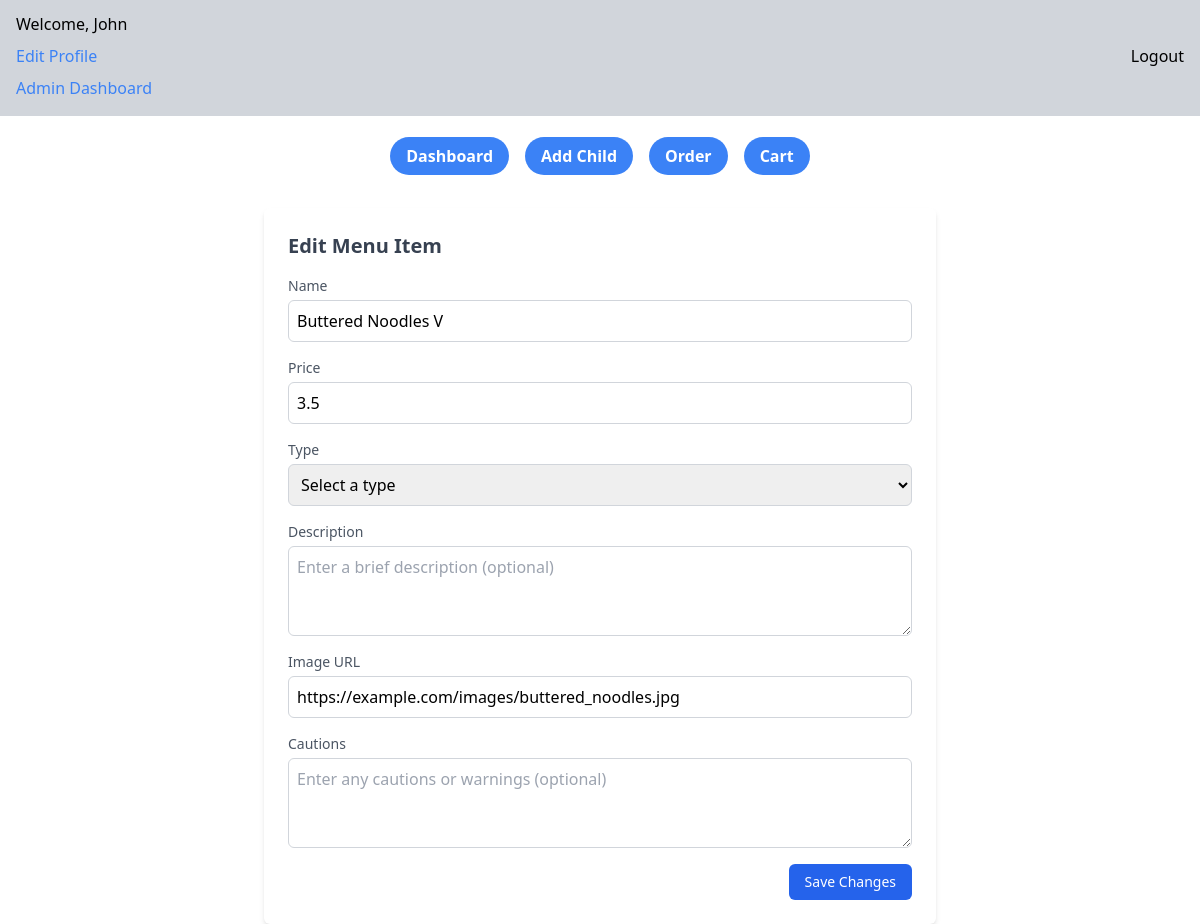
The page /edit-menu/1 (signed in) on the database its author committed.
### app/models.py (models this page shows, shortened)
class Parent(UserMixin,db.Model):
    __tablename__ = 'parents'
    id = db.Column(db.Integer, primary_key=True, autoincrement=True)
    email = db.Column(db.String(120), unique=True, nullable=False)
    password_hash = db.Column(db.String(128), nullable=False)
    first_name = db.Column(db.String(50), nullable=False)
    last_name = db.Column(db.String(50), nullable=False)
    address = db.Column(db.String(255), nullable=False)
    state = db.Column(db.String(50), nullable=False)
    city = db.Column(db.String(50), nullable=False)
    zip_code = db.Column(db.String(10), nullable=False)
    home_phone = db.Column(db.String(15), nullable=True)
    cell_phone = db.Column(db.String(15), nullable=False)
    work_phone = db.Column(db.String(15), nullable=True)
    children = db.relationship('Child', back_populates='parent', cascade='all, delete-orphan')
    orders = db.relationship('Order', back_populates='parent', cascade='all, delete-orphan')

class MenuItem (db.Model):
    __tablename__ = 'menu_items'
    id = db.Column(db.Integer, primary_key=True, autoincrement=True)
    name = db.Column(db.String(100), nullable=False)
    price = db.Column(db.Float, nullable=False)
    type = db.Column(db.String(20), nullable=False)
    description = db.Column(db.Text, nullable=True)
    img_url = db.Column(db.String(255), nullable=True)
    cautions = db.Column(db.Text, nullable=True)

### app/routes/admin.py (the view)
@admin.route('/edit-menu/<int:id>', methods=['GET'])
@login_required
def edit_menu(id):
    menu = MenuItem.query.get(id)
    return render_template('edit-menu-item.html', menu=menu)

### app/__init__.py (called while the page is built)
def create_app():
    app = Flask(__name__,
                static_folder='static')
    app.config['SQLALCHEMY_DATABASE_URI'] = 'sqlite:///app.db'
    app.config['SQLALCHEMY_TRACK_MODIFICATIONS'] = False
    app.config['SECRET_KEY'] = 'your_secret_key_here'
    app.config['JWT_SECRET_KEY'] = 'your_jwt_secret_key_here'
    login_manager = LoginManager()
    login_manager.login_view = 'auth.login'
    login_manager.init_app(app)
    db.init_app(app)
    jwt = JWTManager(app)
    from app.models import Parent
    @login_manager.user_loader
    def load_user(user_id):
        return Parent.query.get(int(user_id))
    app.register_blueprint(dashboard, url_prefix='/')
    app.register_blueprint(auth, url_prefix='/')
    app.register_blueprint(order, url_prefix='/')
    app.register_blueprint(admin, url_prefix='/')
    return app

### app/templates/edit-menu-item.html (shortened to what this page needs)
{% extends "_layout.html" %}
{% block content %}
<div class="max-w-2xl mx-auto mt-10 p-6 bg-white shadow-md rounded-md">
    <h2 class="text-xl font-semibold mb-4 text-gray-700">Edit Menu Item</h2>
    <form action="/edit-menu/{{ menu.id }}" method="POST">
      <div class="mb-4">
        <label for="name" class="block text-sm font-medium text-gray-600">Name</label>
        <input
          type="text"
          id="name"
          name="name"
          class="mt-1 block w-full p-2 border border-gray-300 rounded-md focus:ring-blue-500 focus:border-blue-500"
          placeholder="Enter item name"
          required
            value="{{ menu.name }}"
        />
      </div>
      <div class="mb-4">
        <label for="price" class="block text-sm font-medium text-gray-600">Price</label>
        <input
          type="number"
          step="0.01"
          min="0"
          id="price"
          name="price"
          class="mt-1 block w-full p-2 border border-gray-300 rounded-md focus:ring-blue-500 focus:border-blue-500"
          placeholder="Enter item price"
            required
                value="{{ menu.price }}"
          required
        />
      </div>
      <div class="mb-4">
        <label for="type" class="block text-sm font-medium text-gray-600">Type</label>
        <select
          id="type"
          name="type"
          class="mt-1 block w-full p-2 border border-gray-300 rounded-md focus:ring-blue-500 focus:border-blue-500"
          required
        >
          <option value="{{ menu.type }}" disabled selected>Select a type</option>
        </select>
      </div>
      <div class="mb-4">
        <label for="description" class="block text-sm font-medium text-gray-600">Description</label>
        <textarea
          id="description"
          name="description"
          rows="3"
          class="mt-1 block w-full p-2 border border-gray-300 rounded-md focus:ring-blue-500 focus:border-blue-500"
          placeholder="Enter a brief description (optional)"
        ></textarea>
      </div>
      <div class="mb-4">
        <label for="img_url" class="block text-sm font-medium text-gray-600">Image URL</label>
        <input
          type="url"
          id="img_url"
          name="img_url"
          class="mt-1 block w-full p-2 border border-gray-300 rounded-md focus:ring-blue-500 focus:border-blue-500"
          placeholder="Enter image URL (optional)"
          value="{{ menu.img_url }}"
        />
      </div>
      <div class="mb-4">
        <label for="cautions" class="block text-sm font-medium text-gray-600">Cautions</label>
        <textarea
          id="cautions"
          name="cautions"
          rows="3"
          class="mt-1 block w-full p-2 border border-gray-300 rounded-md focus:ring-blue-500 focus:border-blue-500"
          placeholder="Enter any cautions or warnings (optional)"
        ></textarea>
      </div>
      <div class="flex justify-end">
        <button
          type="submit"
          class="px-4 py-2 bg-blue-600 text-white text-sm font-medium rounded-md hover:bg-blue-700 focus:outline-none focus:ring-2 focus:ring-offset-2 focus:ring-blue-500"
        >
          Save Changes
        </button>
      </div>
    </form>
  </div>
{% endblock %}

### app/templates/_layout.html (shortened to what this page needs)
<!DOCTYPE html>
<html lang="en">
<head>
    <script src="https://cdn.tailwindcss.com"></script>
</head>
<body>
    <div class="flex flex-col items-center justify-center h-28">
        {% if current_user.is_authenticated %}
        <div class="bg-gray-300 flex justify-between m-4 p-4 items-center w-screen">
            <div class="flex flex-col gap-2">
                <h1>Welcome, {{ current_user.first_name }}</h1>
                <a class="text-blue-500 cursor-pointer" href="/edit-profile">
                    Edit Profile
                </a>
                <a class="text-blue-500 cursor-pointer" href="/admin-dashboard">
                    Admin Dashboard
                </a>
            </div>
        <a href="{{ url_for('auth.logout') }}">Logout</a>
        </div>
        {% endif %}
    </div>
    {% if current_user.is_authenticated %}
        <div class="flex flex-row justify-center items-center space-x-4 mt-8" id="nav">
                   <ul class="flex flex-row justify-center items-center space-x-4">
                    <li><a href="{{ url_for('dashboard.get_users') }}"
                        class="bg-blue-500 hover:bg-blue-700 text-white font-bold py-2 px-4 rounded-full"
                        >Dashboard</a></li>
                    <li><a href="{{ url_for('dashboard.add_child') }}"
                        class="bg-blue-500 hover:bg-blue-700 text-white font-bold py-2 px-4 rounded-full"
                        >Add Child</a></li>
                    <li><a href="{{ url_for('order.order_page') }}"
                        class="bg-blue-500 hover:bg-blue-700 text-white font-bold py-2 px-4 rounded-full"
                        >Order</a></li>
                    <li><a href="{{ url_for('order.cart') }}"
                        class="bg-blue-500 hover:bg-blue-700 text-white font-bold py-2 px-4 rounded-full"
                        >Cart</a></li>
                   </ul>
        </div>
        {% endif %}
        {% block content %}{% endblock %}
</body>
</html>

### rows shown on the page
Parent: first_name "John"
MenuItem: name "Buttered Noodles V", price "3.5", img_url "https://example.com/images/buttered_noodles.jpg"
